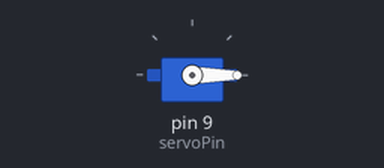
Recording of a sketch running on a simulated Arduino Uno, built with avr-gcc and run on an emulated ATmega328P. Parts: servo.

Above: at 0.05 s.
Timing chart, 0 to 4.6 s (numbered marks = the images above):
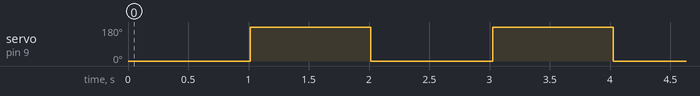

Measured:
- by itself, servo on pin 9 (servoPin): alternates 180° for 1.0 s and 0° for 1.0 s

The sketch:

servo_check.ino
```cpp
#include <Servo.h>

int potPin = 0;
int servoPin = 9;
Servo servo;

void setup() {
    servo.attach(servoPin);
}

void loop() {

    int angle =0;
    servo.write(angle);
    delay(1000);

    for(int i=0;i<180;i++){
      angle = angle+1;
      servo.write(angle);
      }
    delay(1000);

}
```
